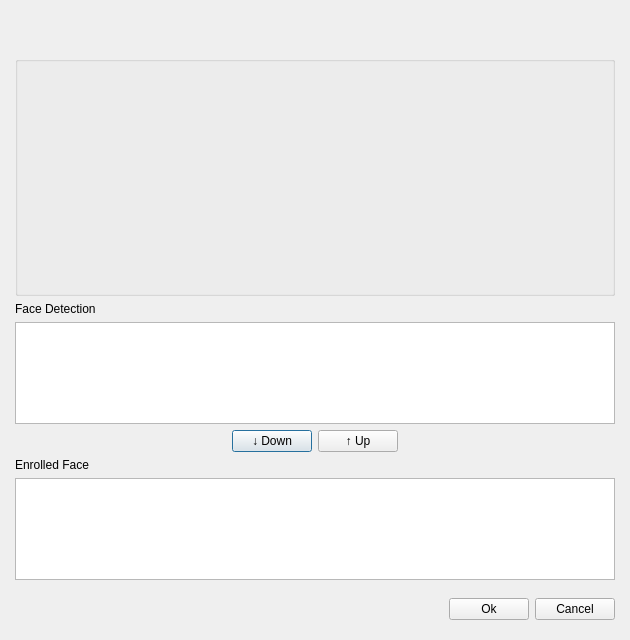
<?xml version="1.0" encoding="UTF-8"?>
<ui version="4.0">
 <class>BlackFaceAddDlg</class>
 <widget class="QDialog" name="BlackFaceAddDlg">
  <property name="geometry">
   <rect>
    <x>0</x>
    <y>0</y>
    <width>630</width>
    <height>640</height>
   </rect>
  </property>
  <property name="minimumSize">
   <size>
    <width>630</width>
    <height>640</height>
   </size>
  </property>
  <property name="maximumSize">
   <size>
    <width>630</width>
    <height>640</height>
   </size>
  </property>
  <property name="windowTitle">
   <string>Add Face</string>
  </property>
  <layout class="QGridLayout" name="gridLayout_2">
   <property name="leftMargin">
    <number>15</number>
   </property>
   <property name="topMargin">
    <number>20</number>
   </property>
   <property name="rightMargin">
    <number>15</number>
   </property>
   <property name="bottomMargin">
    <number>20</number>
   </property>
   <item row="0" column="0">
    <widget class="QWidget" name="widToolBar" native="true">
     <property name="minimumSize">
      <size>
       <width>0</width>
       <height>30</height>
      </size>
     </property>
     <property name="maximumSize">
      <size>
       <width>16777215</width>
       <height>30</height>
      </size>
     </property>
    </widget>
   </item>
   <item row="1" column="0">
    <widget class="QGroupBox" name="groupBox">
     <property name="minimumSize">
      <size>
       <width>0</width>
       <height>240</height>
      </size>
     </property>
     <property name="title">
      <string/>
     </property>
     <layout class="QGridLayout" name="gridLayout">
      <item row="1" column="0">
       <widget class="QLabel" name="lblScene">
        <property name="text">
         <string/>
        </property>
        <property name="alignment">
         <set>Qt::AlignCenter</set>
        </property>
       </widget>
      </item>
     </layout>
    </widget>
   </item>
   <item row="2" column="0">
    <widget class="QLabel" name="lblFaceDetection">
     <property name="text">
      <string>Face Detection</string>
     </property>
    </widget>
   </item>
   <item row="3" column="0">
    <widget class="NoKeyGraphicsView" name="viewDetection">
     <property name="minimumSize">
      <size>
       <width>0</width>
       <height>102</height>
      </size>
     </property>
     <property name="maximumSize">
      <size>
       <width>16777215</width>
       <height>102</height>
      </size>
     </property>
    </widget>
   </item>
   <item row="4" column="0">
    <layout class="QHBoxLayout" name="horizontalLayout">
     <item>
      <spacer name="horizontalSpacer">
       <property name="orientation">
        <enum>Qt::Horizontal</enum>
       </property>
       <property name="sizeHint" stdset="0">
        <size>
         <width>40</width>
         <height>20</height>
        </size>
       </property>
      </spacer>
     </item>
     <item>
      <widget class="QPushButton" name="btnDown">
       <property name="text">
        <string>↓ Down</string>
       </property>
      </widget>
     </item>
     <item>
      <widget class="QPushButton" name="btnUp">
       <property name="text">
        <string>↑ Up</string>
       </property>
      </widget>
     </item>
     <item>
      <spacer name="horizontalSpacer_2">
       <property name="orientation">
        <enum>Qt::Horizontal</enum>
       </property>
       <property name="sizeHint" stdset="0">
        <size>
         <width>40</width>
         <height>20</height>
        </size>
       </property>
      </spacer>
     </item>
    </layout>
   </item>
   <item row="5" column="0">
    <widget class="QLabel" name="lblEnrolledFace">
     <property name="text">
      <string>Enrolled Face</string>
     </property>
    </widget>
   </item>
   <item row="6" column="0">
    <widget class="NoKeyGraphicsView" name="viewEnroll">
     <property name="minimumSize">
      <size>
       <width>0</width>
       <height>102</height>
      </size>
     </property>
     <property name="maximumSize">
      <size>
       <width>16777215</width>
       <height>102</height>
      </size>
     </property>
    </widget>
   </item>
   <item row="7" column="0">
    <spacer name="verticalSpacer">
     <property name="orientation">
      <enum>Qt::Vertical</enum>
     </property>
     <property name="sizeHint" stdset="0">
      <size>
       <width>20</width>
       <height>0</height>
      </size>
     </property>
    </spacer>
   </item>
   <item row="8" column="0">
    <layout class="QHBoxLayout" name="horizontalLayout_2">
     <item>
      <spacer name="horizontalSpacer_3">
       <property name="orientation">
        <enum>Qt::Horizontal</enum>
       </property>
       <property name="sizeHint" stdset="0">
        <size>
         <width>40</width>
         <height>20</height>
        </size>
       </property>
      </spacer>
     </item>
     <item>
      <widget class="QPushButton" name="btnOk">
       <property name="text">
        <string>Ok</string>
       </property>
      </widget>
     </item>
     <item>
      <widget class="QPushButton" name="btnCancel">
       <property name="text">
        <string>Cancel</string>
       </property>
      </widget>
     </item>
    </layout>
   </item>
  </layout>
  <action name="actionAddImage">
   <property name="icon">
    <iconset resource="mainResource.qrc">
     <normaloff>:/images/image.png</normaloff>:/images/image.png</iconset>
   </property>
   <property name="text">
    <string>Select Image</string>
   </property>
   <property name="toolTip">
    <string>Select Image</string>
   </property>
  </action>
 </widget>
 <customwidgets>
  <customwidget>
   <class>NoKeyGraphicsView</class>
   <extends>QGraphicsView</extends>
   <header>nokeygraphicsview.h</header>
  </customwidget>
 </customwidgets>
 <resources>
  <include location="mainResource.qrc"/>
 </resources>
 <connections/>
</ui>
